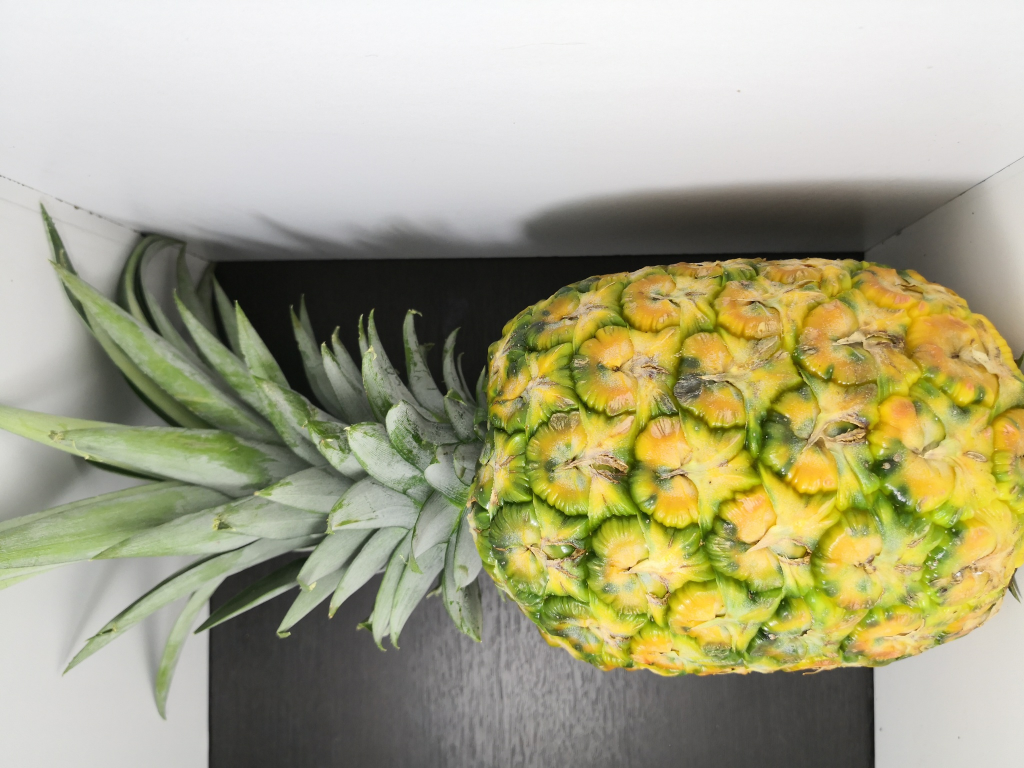
#> input picture PinesFOPT-OPT/validacion/FOPT/24_uno.jpg, 2048 x 1536 px (shown at 1/2 size); its folder holds only this picture in this run
$ python dar_formato_imagen.py
#> lines starting #> are read from the running program, lines starting #| are printed output that depends on the picture
import os
import cv2

directorio_imagenes = './PinesFOPT-OPT/validacion/FOPT'

nueva_resolucion = (2048, 1536)

for nombre_archivo in os.listdir(directorio_imagenes):
    if nombre_archivo.endswith(".jpg"):
        ruta_imagen = os.path.join(directorio_imagenes, nombre_archivo)
        imagen = cv2.imread(ruta_imagen)
#> imagen is the input picture: shape (1536, 2048, 3); mean B, G, R 134.4, 165.5, 168.2
        imagen_rotada = cv2.rotate(imagen, cv2.ROTATE_90_COUNTERCLOCKWISE)
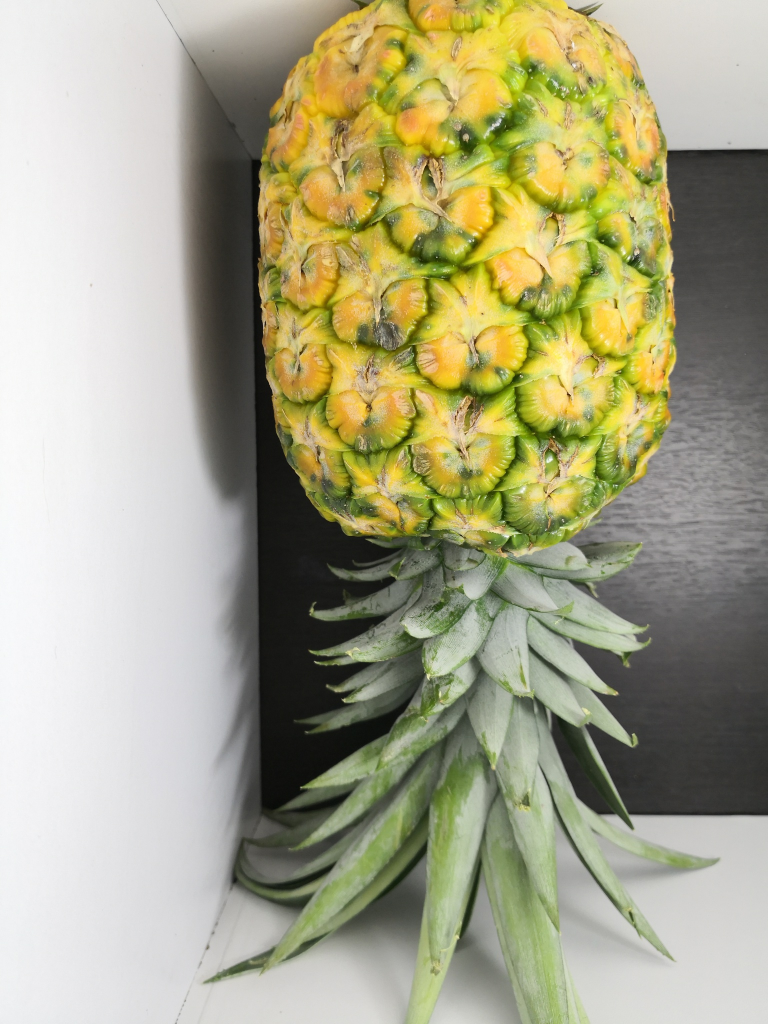
#> imagen_rotada: shape (2048, 1536, 3) (shown at 1/2 size); mean B, G, R 134.4, 165.5, 168.2
        alto_rotado, ancho_rotado, _ = imagen_rotada.shape
#> alto_rotado = 2048; ancho_rotado = 1536
        nuevo_alto = int((nueva_resolucion[0] / ancho_rotado) * alto_rotado)
#> nuevo_alto = 2730
        # Redimensionar la imagen
        imagen_redimensionada = cv2.resize(imagen_rotada, (nueva_resolucion[0], nuevo_alto))
        cv2.imwrite(ruta_imagen, imagen_redimensionada)
print("Proceso completado.")

$ run again, on PinesFOPT-OPT/validacion/FOPT/28_uno.jpg
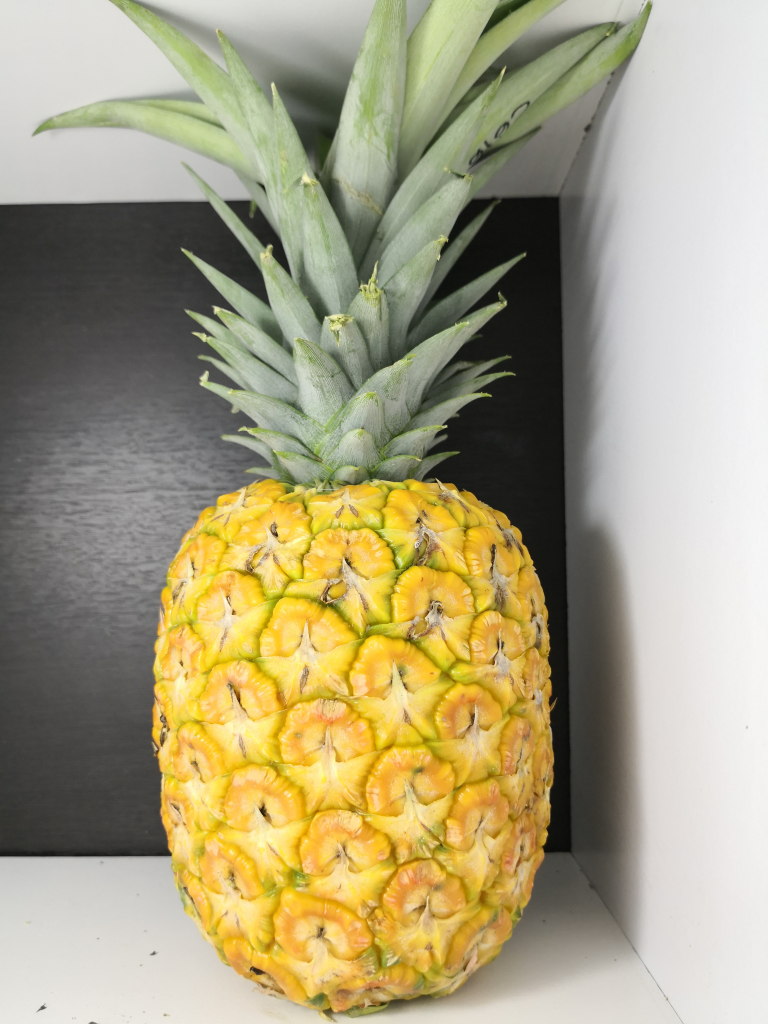
#> input picture PinesFOPT-OPT/validacion/FOPT/28_uno.jpg, 3840 x 5120 px (shown at 1/5 size)
#> imagen is the input picture: shape (5120, 3840, 3); mean B, G, R 126.9, 159.8, 167.7
#> `imagen_rotada = cv2.rotate(imagen, cv2.ROTATE_90_COUNTERCLOCKWISE)`:
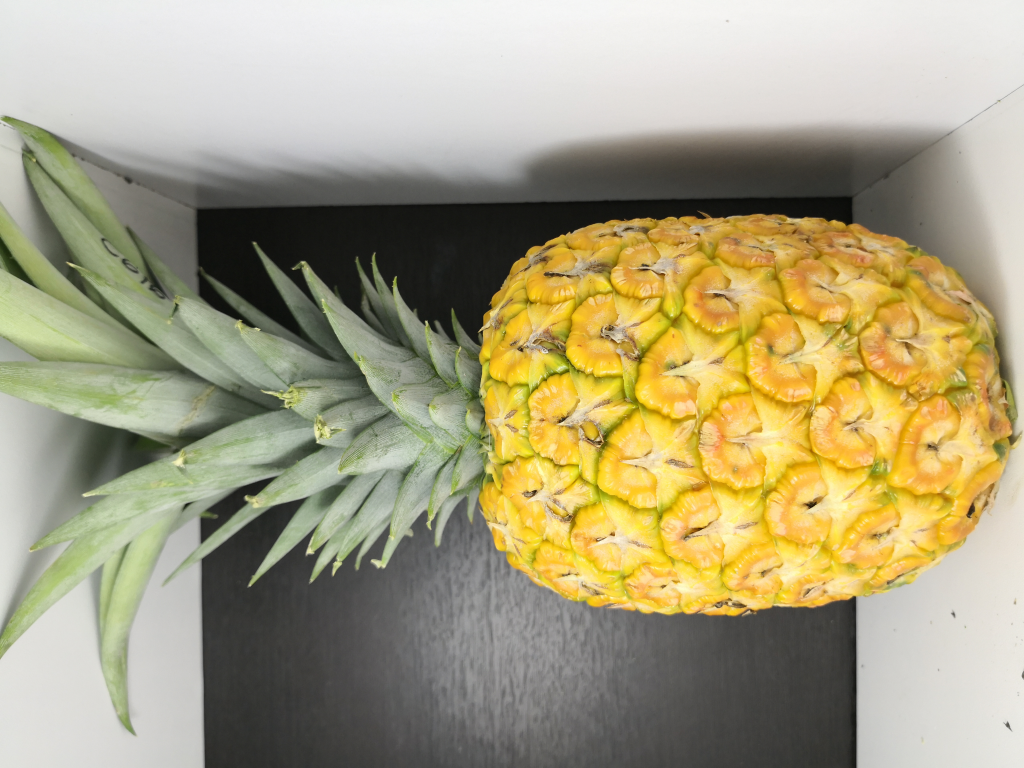
#> imagen_rotada: shape (3840, 5120, 3) (shown at 1/5 size); mean B, G, R 126.9, 159.8, 167.7

$ run again, on PinesFOPT-OPT/validacion/FOPT/2_uno.jpg
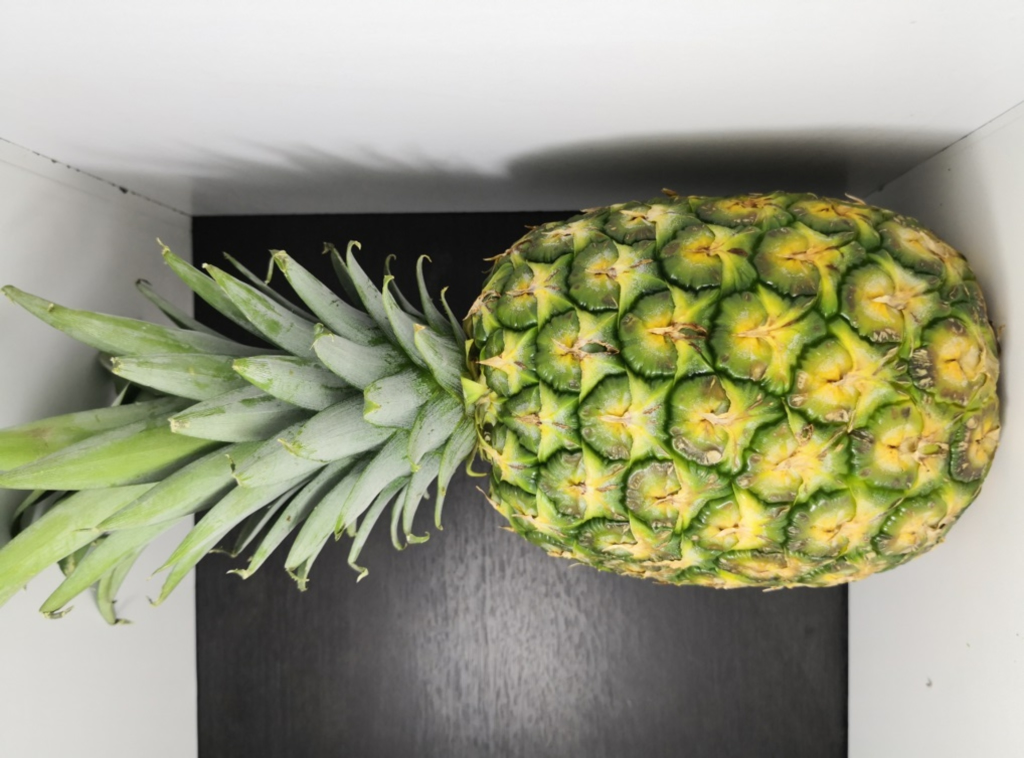
#> input picture PinesFOPT-OPT/validacion/FOPT/2_uno.jpg, 2048 x 1516 px (shown at 1/2 size)
#> imagen is the input picture: shape (1516, 2048, 3); mean B, G, R 128, 153.5, 152.5
#> `imagen_rotada = cv2.rotate(imagen, cv2.ROTATE_90_COUNTERCLOCKWISE)`:
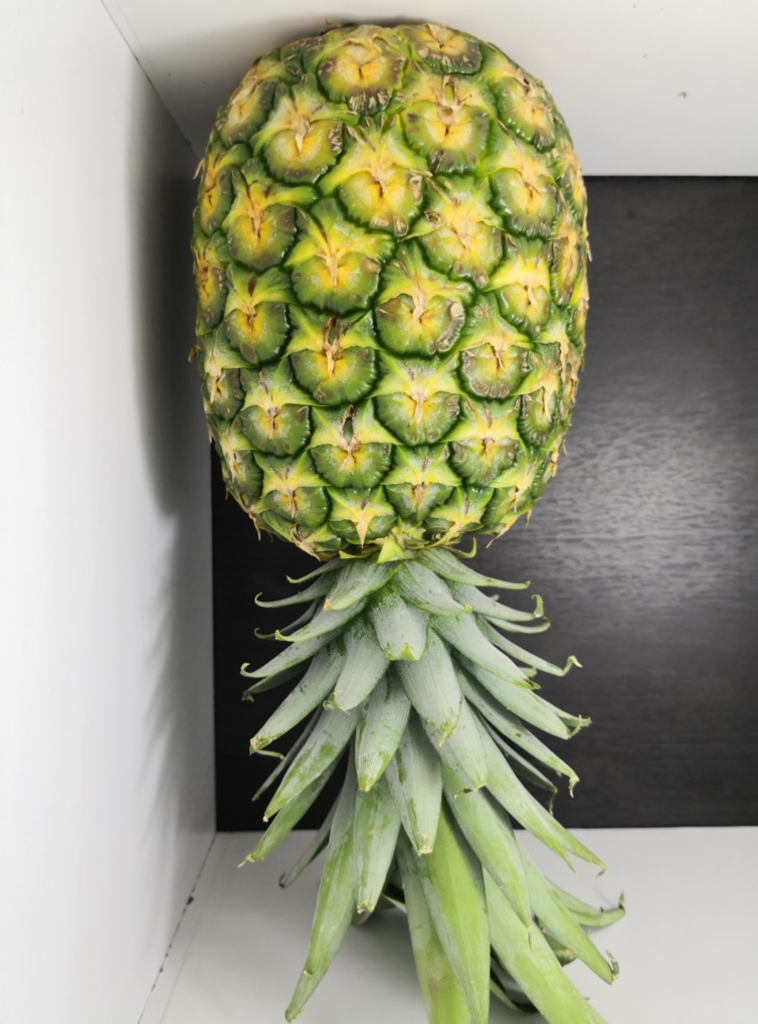
#> imagen_rotada: shape (2048, 1516, 3) (shown at 1/2 size); mean B, G, R 128, 153.5, 152.5

$ run again, on PinesFOPT-OPT/validacion/FOPT/33_cuatro.jpg
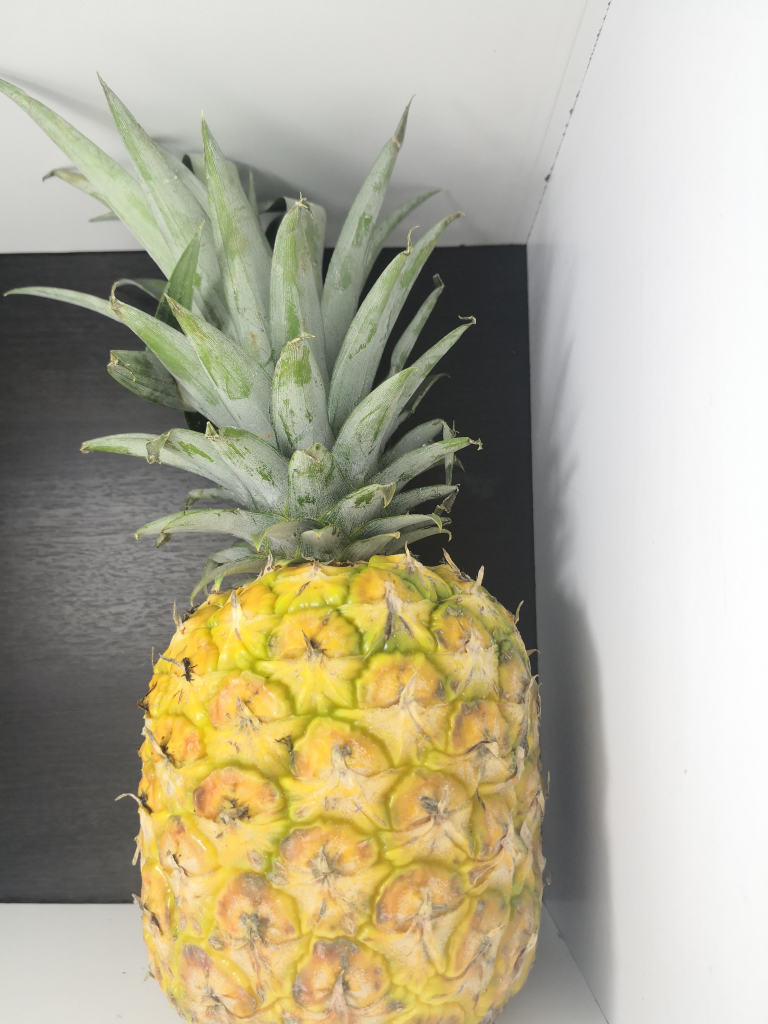
#> input picture PinesFOPT-OPT/validacion/FOPT/33_cuatro.jpg, 3840 x 5120 px (shown at 1/5 size)
#> imagen is the input picture: shape (5120, 3840, 3); mean B, G, R 149, 172.4, 177.4
#> `imagen_rotada = cv2.rotate(imagen, cv2.ROTATE_90_COUNTERCLOCKWISE)`:
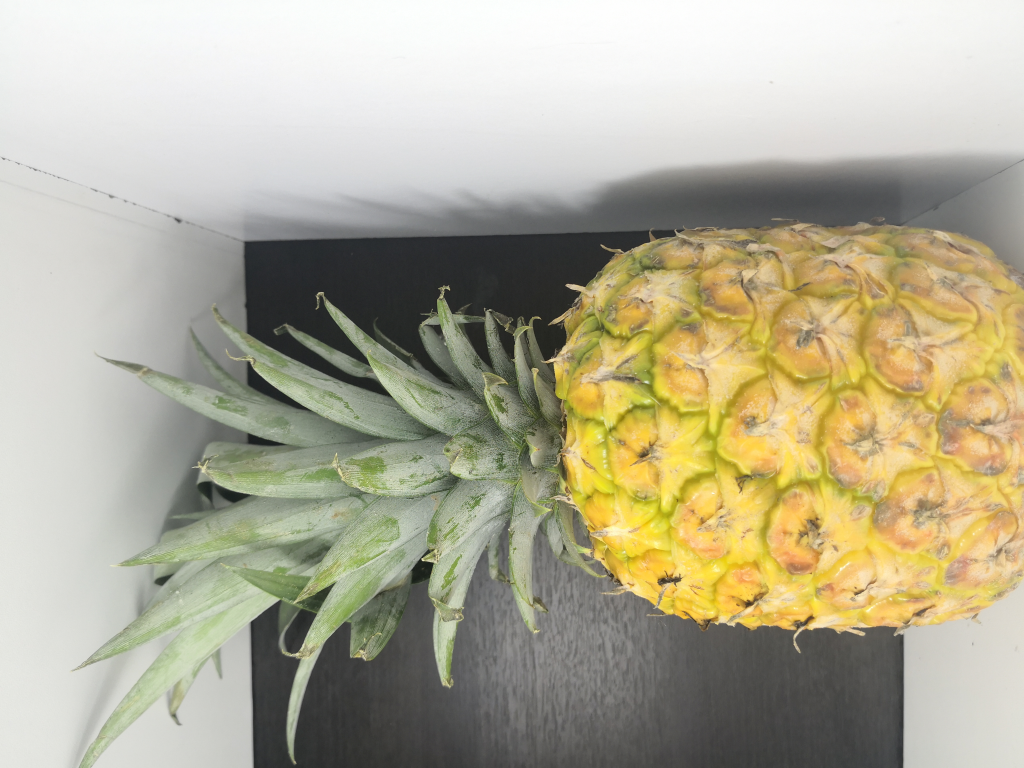
#> imagen_rotada: shape (3840, 5120, 3) (shown at 1/5 size); mean B, G, R 149, 172.4, 177.4

$ run again, on PinesFOPT-OPT/validacion/FOPT/28_cuatro.jpg
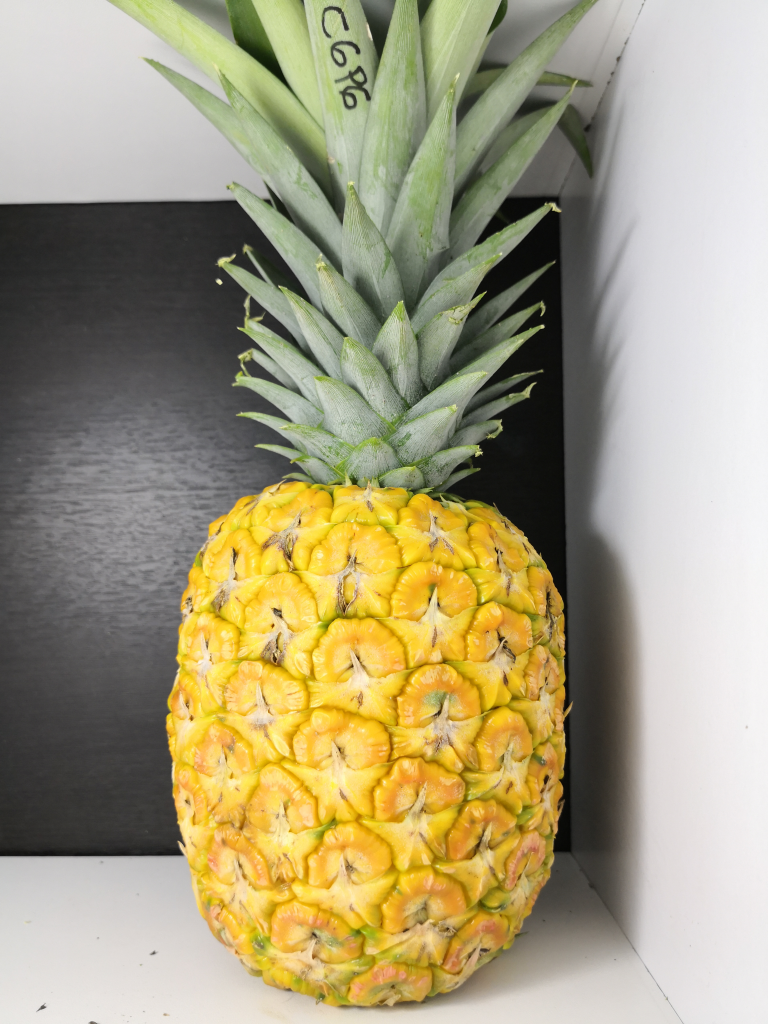
#> input picture PinesFOPT-OPT/validacion/FOPT/28_cuatro.jpg, 3840 x 5120 px (shown at 1/5 size)
#> imagen is the input picture: shape (5120, 3840, 3); mean B, G, R 124.5, 156.9, 165.3
#> `imagen_rotada = cv2.rotate(imagen, cv2.ROTATE_90_COUNTERCLOCKWISE)`:
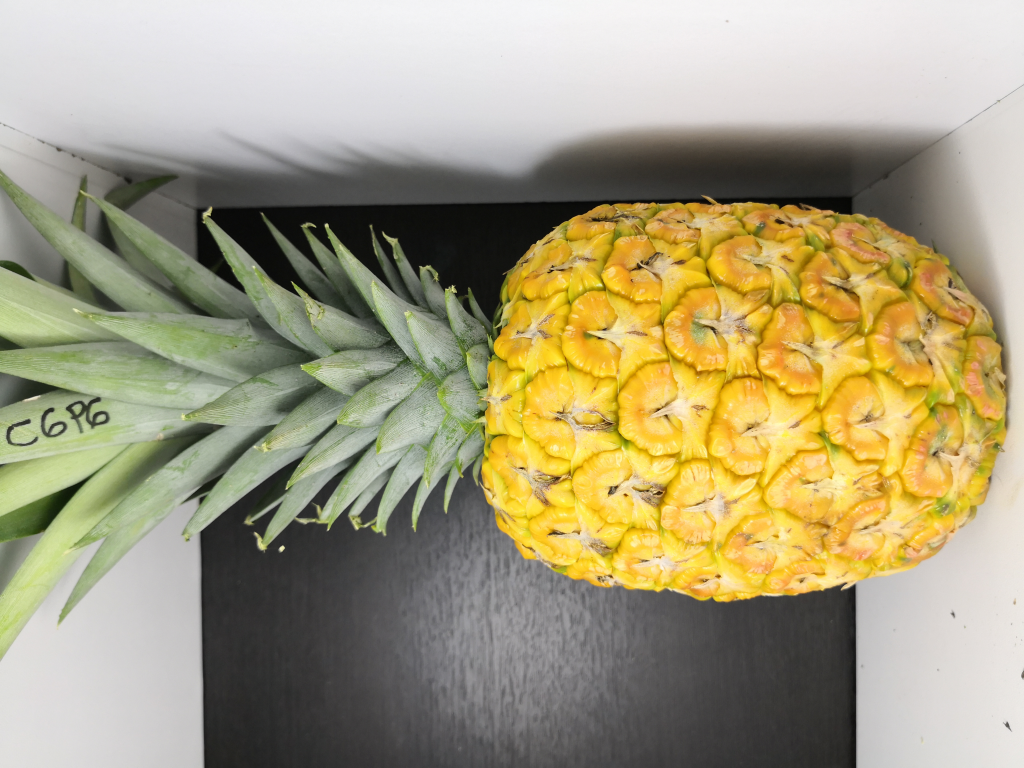
#> imagen_rotada: shape (3840, 5120, 3) (shown at 1/5 size); mean B, G, R 124.5, 156.9, 165.3
